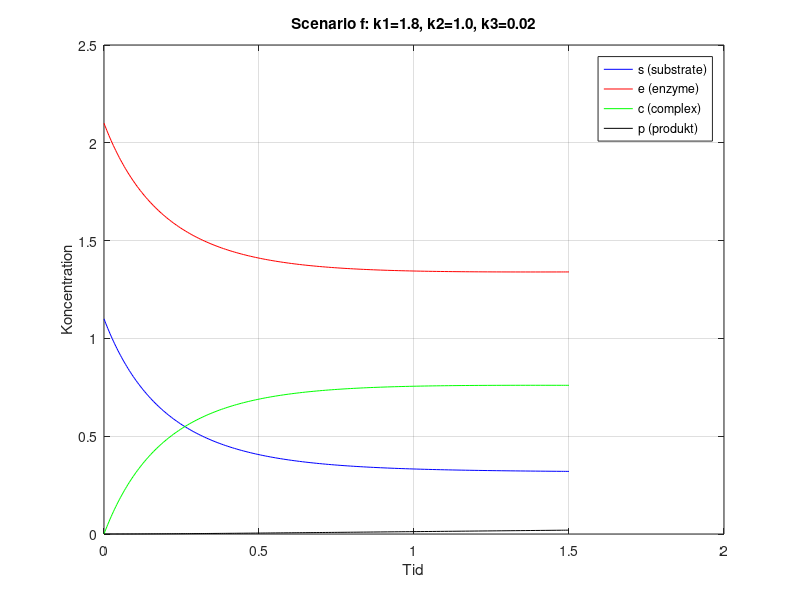

Write the MATLAB code that produced this figure.
%Kontrollerar graf för scenario F 
function lab2Q7_scenario_f()
    % Konstanter och startvärden för scenario f
    scenario_f = struct('s0', 1.1, 'e0', 2.1, 'k1', 1.8, 'k2', 1.0, 'k3', 0.02);

    % Tidsspann från 0 till 1.5 tidsenheter
    tspan = [0 1.5];

    % Ställ in toleranser för ode45
    options = odeset('RelTol', 1e-8, 'AbsTol', 1e-8);

    % Initialvillkor för scenario f
    initial_conditions = [scenario_f.s0, scenario_f.e0, 0, 0];  % s, e, c, p initialt

    % Löser ODE-systemet med standard noggrannhet
    [t, y] = ode45(@(t, y) reaction_ode(t, y, scenario_f.k1, scenario_f.k2, scenario_f.k3), tspan, initial_conditions, options);

    % Plottar resultatet
    figure;
    plot(t, y(:,1), 'b-', t, y(:,2), 'r-', t, y(:,3), 'g-', t, y(:,4), 'k-');
    title(sprintf('Scenario f: k1=%.1f, k2=%.1f, k3=%.2f', scenario_f.k1, scenario_f.k2, scenario_f.k3));
    xlabel('Tid');
    ylabel('Koncentration');
    legend('s (substrate)', 'e (enzyme)', 'c (complex)', 'p (produkt)');
    grid on;

    % Skriver ut koncentrationerna vid sluttiden
    fprintf('Koncentrationer vid t=%.1f för scenario f:\n', t(end));
    fprintf('Substrat (s): %.4f\n', y(end, 1));
    fprintf('Enzym (e): %.4f\n', y(end, 2));
    fprintf('Komplex (c): %.4f\n', y(end, 3));
    fprintf('Produkt (p): %.4f\n\n', y(end, 4));

    % Beräkna och skriv ut felgränserna med högre noggrannhet för felgränsberäkning
    options_high_accuracy = odeset('RelTol', 1e-10, 'AbsTol', 1e-10);
    [~, y_high_acc] = ode45(@(t, y) reaction_ode(t, y, scenario_f.k1, scenario_f.k2, scenario_f.k3), tspan, initial_conditions, options_high_accuracy);

    % Beräkna och skriv ut felgränserna
    s_error = abs(y(end, 1) - y_high_acc(end, 1));
    e_error = abs(y(end, 2) - y_high_acc(end, 2));
    c_error = abs(y(end, 3) - y_high_acc(end, 3));
    p_error = abs(y(end, 4) - y_high_acc(end, 4));

    fprintf('Felgränser vid t=%.1f för scenario f:\n', t(end));
    fprintf('Substrat (s) felgräns: %.4e\n', s_error);
    fprintf('Enzym (e) felgräns: %.4e\n', e_error);
    fprintf('Komplex (c) felgräns: %.4e\n', c_error);
    fprintf('Produkt (p) felgräns: %.4e\n\n', p_error);
end

function dydt = reaction_ode(t, y, k1, k2, k3)
    s = y(1);
    e = y(2);
    c = y(3);
    p = y(4);

    dsdt = -k1 * s * e + k2 * c;
    dedt = -k1 * s * e + k2 * c + k3 * c;
    dcdt = k1 * s * e - k2 * c - k3 * c;
    dpdt = k3 * c;

    dydt = [dsdt; dedt; dcdt; dpdt];
end
